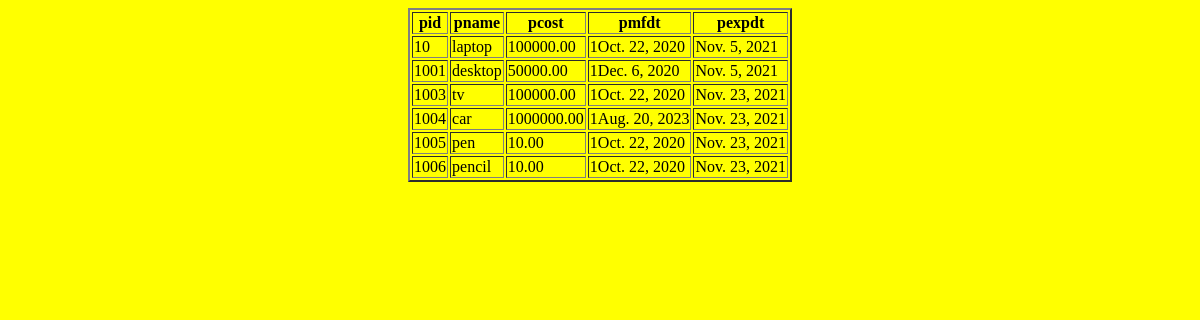
The app's page /productapp/display, older data.
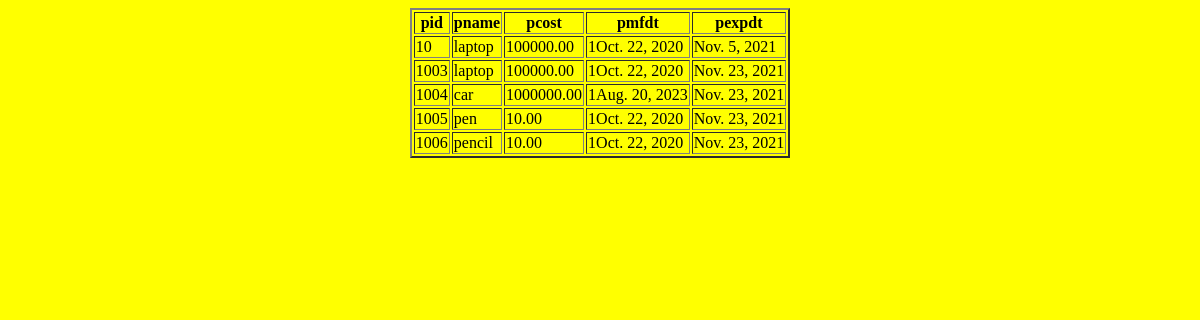
The same page, newer data.
### productapp/models.py (models this page shows)
class product(models.Model):
    pid=models.IntegerField(primary_key=True)
    pname=models.CharField(max_length=10)
    pcost=models.DecimalField(max_digits=10,decimal_places=2)
    pmfdt=models.DateField()
    pexpdt=models.DateField()

### productapp/views.py (the view)
# urls.py: path('productapp/display',Display.as_view()),
class Display(View):
    def get(self,request):
        qs=product.objects.all()
        condic={"records":qs}
        return render(request,'display.html',context=condic)

### templates/display.html (shortened to what this page needs)
<!DOCTYPE html>
<html lang="en">
<head>
</head>
<body bgcolor="yellow">
<table border="2" align="center">
    <tr><th>pid</th><th>pname</th><th>pcost</th><th>pmfdt</th><th>pexpdt</th></tr>
        {% for p in records %}
        <tr><td>{{ p.pid }}</td>
            <td>{{ p.pname }}</td>
        <td>{{ p.pcost }}</td>
        <td>1{{ p.pmfdt }}</td>
        <td>{{ p.pexpdt }}</td>
        </tr>
    {% endfor %}
</table>
</body>
</html>

Row changes from the older to the newer data that the page shows:
removed product: pid "1001", pname "desktop", pcost "50000.00", pmfdt "Dec. 6, 2020", pexpdt "Nov. 5, 2021"
changed product id 1003: pname "tv" → "laptop"
